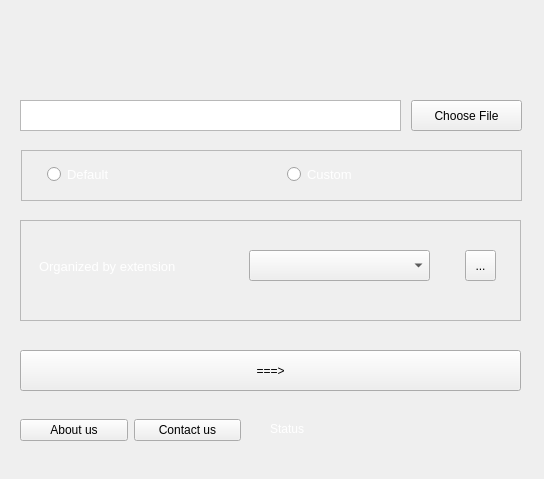
<?xml version="1.0" encoding="UTF-8"?>
<ui version="4.0">
 <class>MainWindow</class>
 <widget class="QMainWindow" name="MainWindow">
  <property name="geometry">
   <rect>
    <x>0</x>
    <y>0</y>
    <width>544</width>
    <height>479</height>
   </rect>
  </property>
  <property name="windowTitle">
   <string>MainWindow</string>
  </property>
  <widget class="QWidget" name="centralwidget">
   <widget class="QTextEdit" name="textEdit">
    <property name="geometry">
     <rect>
      <x>20</x>
      <y>100</y>
      <width>381</width>
      <height>31</height>
     </rect>
    </property>
    <property name="font">
     <font>
      <pointsize>9</pointsize>
     </font>
    </property>
   </widget>
   <widget class="QPushButton" name="pushButton">
    <property name="geometry">
     <rect>
      <x>411</x>
      <y>100</y>
      <width>111</width>
      <height>31</height>
     </rect>
    </property>
    <property name="font">
     <font>
      <pointsize>9</pointsize>
     </font>
    </property>
    <property name="text">
     <string>Choose File</string>
    </property>
   </widget>
   <widget class="QLabel" name="label">
    <property name="geometry">
     <rect>
      <x>20</x>
      <y>220</y>
      <width>501</width>
      <height>101</height>
     </rect>
    </property>
    <property name="frameShape">
     <enum>QFrame::StyledPanel</enum>
    </property>
    <property name="frameShadow">
     <enum>QFrame::Sunken</enum>
    </property>
    <property name="text">
     <string/>
    </property>
   </widget>
   <widget class="QWidget" name="horizontalLayoutWidget">
    <property name="geometry">
     <rect>
      <x>20</x>
      <y>149</y>
      <width>501</width>
      <height>51</height>
     </rect>
    </property>
    <layout class="QHBoxLayout" name="horizontalLayout">
     <property name="leftMargin">
      <number>27</number>
     </property>
     <item>
      <widget class="QRadioButton" name="radioButton">
       <property name="palette">
        <palette>
         <active>
          <colorrole role="WindowText">
           <brush brushstyle="SolidPattern">
            <color alpha="255">
             <red>255</red>
             <green>255</green>
             <blue>255</blue>
            </color>
           </brush>
          </colorrole>
          <colorrole role="Text">
           <brush brushstyle="SolidPattern">
            <color alpha="255">
             <red>255</red>
             <green>255</green>
             <blue>255</blue>
            </color>
           </brush>
          </colorrole>
          <colorrole role="PlaceholderText">
           <brush brushstyle="SolidPattern">
            <color alpha="128">
             <red>255</red>
             <green>255</green>
             <blue>255</blue>
            </color>
           </brush>
          </colorrole>
         </active>
         <inactive>
          <colorrole role="WindowText">
           <brush brushstyle="SolidPattern">
            <color alpha="255">
             <red>255</red>
             <green>255</green>
             <blue>255</blue>
            </color>
           </brush>
          </colorrole>
          <colorrole role="Text">
           <brush brushstyle="SolidPattern">
            <color alpha="255">
             <red>255</red>
             <green>255</green>
             <blue>255</blue>
            </color>
           </brush>
          </colorrole>
          <colorrole role="PlaceholderText">
           <brush brushstyle="SolidPattern">
            <color alpha="128">
             <red>255</red>
             <green>255</green>
             <blue>255</blue>
            </color>
           </brush>
          </colorrole>
         </inactive>
         <disabled>
          <colorrole role="WindowText">
           <brush brushstyle="SolidPattern">
            <color alpha="255">
             <red>120</red>
             <green>120</green>
             <blue>120</blue>
            </color>
           </brush>
          </colorrole>
          <colorrole role="Text">
           <brush brushstyle="SolidPattern">
            <color alpha="255">
             <red>120</red>
             <green>120</green>
             <blue>120</blue>
            </color>
           </brush>
          </colorrole>
          <colorrole role="PlaceholderText">
           <brush brushstyle="SolidPattern">
            <color alpha="128">
             <red>0</red>
             <green>0</green>
             <blue>0</blue>
            </color>
           </brush>
          </colorrole>
         </disabled>
        </palette>
       </property>
       <property name="font">
        <font>
         <pointsize>10</pointsize>
        </font>
       </property>
       <property name="styleSheet">
        <string notr="true">color = rgb(255, 255, 255);</string>
       </property>
       <property name="text">
        <string>Default</string>
       </property>
      </widget>
     </item>
     <item>
      <widget class="QRadioButton" name="radioButton_2">
       <property name="palette">
        <palette>
         <active>
          <colorrole role="WindowText">
           <brush brushstyle="SolidPattern">
            <color alpha="255">
             <red>255</red>
             <green>255</green>
             <blue>255</blue>
            </color>
           </brush>
          </colorrole>
         </active>
         <inactive>
          <colorrole role="WindowText">
           <brush brushstyle="SolidPattern">
            <color alpha="255">
             <red>255</red>
             <green>255</green>
             <blue>255</blue>
            </color>
           </brush>
          </colorrole>
         </inactive>
         <disabled>
          <colorrole role="WindowText">
           <brush brushstyle="SolidPattern">
            <color alpha="255">
             <red>120</red>
             <green>120</green>
             <blue>120</blue>
            </color>
           </brush>
          </colorrole>
         </disabled>
        </palette>
       </property>
       <property name="font">
        <font>
         <pointsize>10</pointsize>
        </font>
       </property>
       <property name="text">
        <string>Custom</string>
       </property>
      </widget>
     </item>
    </layout>
   </widget>
   <widget class="QPushButton" name="pushButton_2">
    <property name="geometry">
     <rect>
      <x>20</x>
      <y>350</y>
      <width>501</width>
      <height>41</height>
     </rect>
    </property>
    <property name="text">
     <string>===&gt;</string>
    </property>
   </widget>
   <widget class="QLabel" name="label_2">
    <property name="geometry">
     <rect>
      <x>136</x>
      <y>18</y>
      <width>271</width>
      <height>61</height>
     </rect>
    </property>
    <property name="text">
     <string/>
    </property>
    <property name="pixmap">
     <pixmap>C:/Users/acer/Desktop/052d765b-0249-4a2d-bf13-fdgdfgdf.png</pixmap>
    </property>
    <property name="scaledContents">
     <bool>true</bool>
    </property>
    <property name="alignment">
     <set>Qt::AlignCenter</set>
    </property>
   </widget>
   <widget class="QWidget" name="horizontalLayoutWidget_2">
    <property name="geometry">
     <rect>
      <x>20</x>
      <y>410</y>
      <width>221</width>
      <height>41</height>
     </rect>
    </property>
    <layout class="QHBoxLayout" name="horizontalLayout_2">
     <item>
      <widget class="QPushButton" name="pushButton_4">
       <property name="text">
        <string>About us</string>
       </property>
      </widget>
     </item>
     <item>
      <widget class="QPushButton" name="pushButton_3">
       <property name="text">
        <string>Contact us</string>
       </property>
      </widget>
     </item>
    </layout>
   </widget>
   <widget class="QComboBox" name="comboBox">
    <property name="geometry">
     <rect>
      <x>249</x>
      <y>250</y>
      <width>181</width>
      <height>31</height>
     </rect>
    </property>
   </widget>
   <widget class="QLabel" name="label_3">
    <property name="geometry">
     <rect>
      <x>39</x>
      <y>256</y>
      <width>191</width>
      <height>21</height>
     </rect>
    </property>
    <property name="palette">
     <palette>
      <active>
       <colorrole role="WindowText">
        <brush brushstyle="SolidPattern">
         <color alpha="255">
          <red>255</red>
          <green>255</green>
          <blue>255</blue>
         </color>
        </brush>
       </colorrole>
      </active>
      <inactive>
       <colorrole role="WindowText">
        <brush brushstyle="SolidPattern">
         <color alpha="255">
          <red>255</red>
          <green>255</green>
          <blue>255</blue>
         </color>
        </brush>
       </colorrole>
      </inactive>
      <disabled>
       <colorrole role="WindowText">
        <brush brushstyle="SolidPattern">
         <color alpha="255">
          <red>120</red>
          <green>120</green>
          <blue>120</blue>
         </color>
        </brush>
       </colorrole>
      </disabled>
     </palette>
    </property>
    <property name="font">
     <font>
      <pointsize>10</pointsize>
     </font>
    </property>
    <property name="text">
     <string>Organized by extension</string>
    </property>
   </widget>
   <widget class="QToolButton" name="toolButton">
    <property name="geometry">
     <rect>
      <x>465</x>
      <y>250</y>
      <width>31</width>
      <height>31</height>
     </rect>
    </property>
    <property name="text">
     <string>...</string>
    </property>
   </widget>
   <widget class="QLabel" name="label_4">
    <property name="geometry">
     <rect>
      <x>21</x>
      <y>150</y>
      <width>501</width>
      <height>51</height>
     </rect>
    </property>
    <property name="frameShape">
     <enum>QFrame::StyledPanel</enum>
    </property>
    <property name="frameShadow">
     <enum>QFrame::Sunken</enum>
    </property>
    <property name="text">
     <string/>
    </property>
   </widget>
   <widget class="QLabel" name="label_5">
    <property name="geometry">
     <rect>
      <x>270</x>
      <y>413</y>
      <width>251</width>
      <height>31</height>
     </rect>
    </property>
    <property name="palette">
     <palette>
      <active>
       <colorrole role="WindowText">
        <brush brushstyle="SolidPattern">
         <color alpha="255">
          <red>255</red>
          <green>255</green>
          <blue>255</blue>
         </color>
        </brush>
       </colorrole>
      </active>
      <inactive>
       <colorrole role="WindowText">
        <brush brushstyle="SolidPattern">
         <color alpha="255">
          <red>255</red>
          <green>255</green>
          <blue>255</blue>
         </color>
        </brush>
       </colorrole>
      </inactive>
      <disabled>
       <colorrole role="WindowText">
        <brush brushstyle="SolidPattern">
         <color alpha="255">
          <red>120</red>
          <green>120</green>
          <blue>120</blue>
         </color>
        </brush>
       </colorrole>
      </disabled>
     </palette>
    </property>
    <property name="text">
     <string>Status</string>
    </property>
   </widget>
   <widget class="QLabel" name="label_6">
    <property name="geometry">
     <rect>
      <x>0</x>
      <y>0</y>
      <width>551</width>
      <height>481</height>
     </rect>
    </property>
    <property name="text">
     <string/>
    </property>
    <property name="pixmap">
     <pixmap>C:/Users/acer/Desktop/werwer.png</pixmap>
    </property>
    <property name="scaledContents">
     <bool>true</bool>
    </property>
   </widget>
   <zorder>label_6</zorder>
   <zorder>label_4</zorder>
   <zorder>textEdit</zorder>
   <zorder>pushButton</zorder>
   <zorder>label</zorder>
   <zorder>horizontalLayoutWidget</zorder>
   <zorder>pushButton_2</zorder>
   <zorder>label_2</zorder>
   <zorder>horizontalLayoutWidget_2</zorder>
   <zorder>comboBox</zorder>
   <zorder>label_3</zorder>
   <zorder>toolButton</zorder>
   <zorder>label_5</zorder>
  </widget>
 </widget>
 <resources/>
 <connections/>
</ui>
